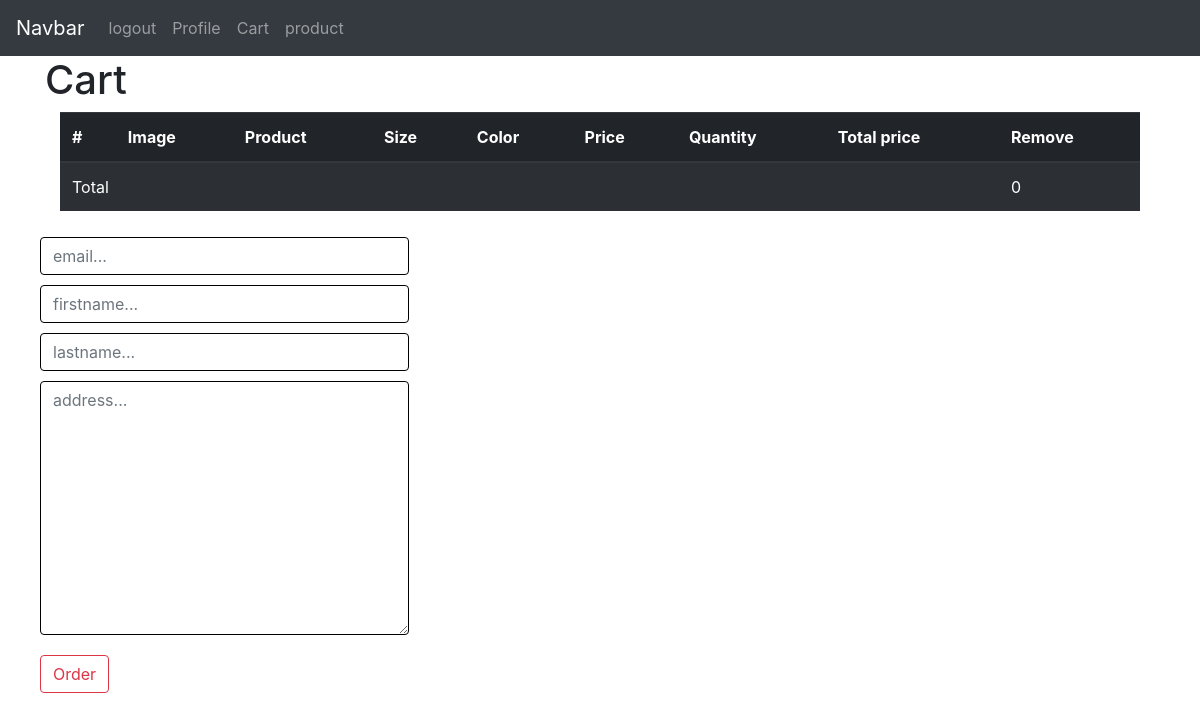
The app's page /cart/ (signed in), older data.
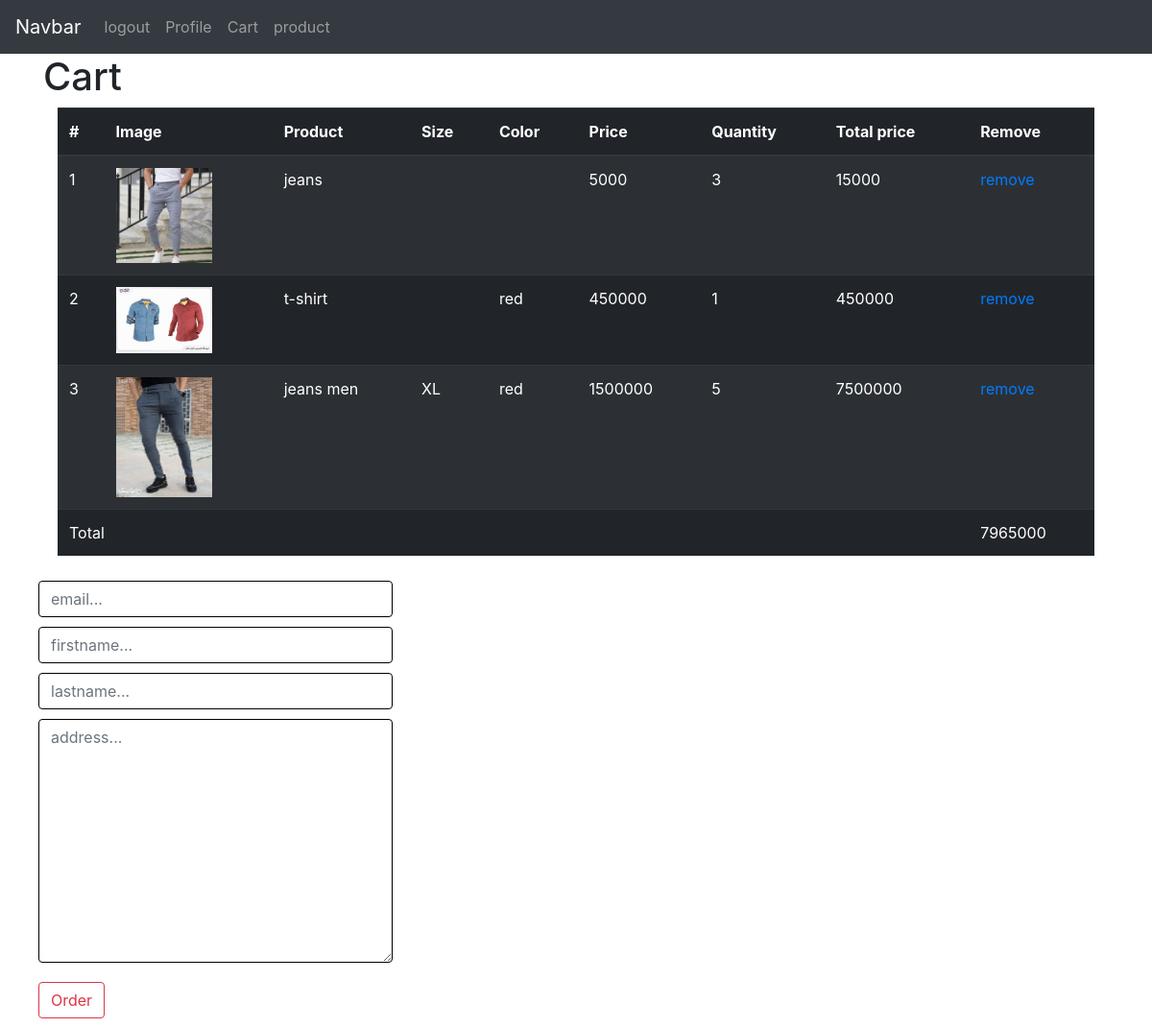
The same page, newer data.
### cart/models.py (models this page shows, shortened)
class Cart(models.Model):
    user = models.ForeignKey(User, on_delete=models.CASCADE)
    product = models.ForeignKey(Product, on_delete=models.CASCADE)
    variant = models.ForeignKey(Variant, on_delete=models.CASCADE, null=True, blank=True)
    quantity = models.PositiveIntegerField()

### home/models.py (models this page shows, shortened)
class Product(models.Model):
    VARIANT = (
        ('None', 'none'),
        ('Size', 'size'),
        ('Color', 'color'),
    )
    category = models.ManyToManyField(Category, blank=True)
    name = models.CharField(max_length=200)
    amount = models.PositiveIntegerField()
    unit_price = models.PositiveIntegerField()
    discount = models.PositiveIntegerField(blank=True, null=True)
    total_price = models.PositiveIntegerField()
    information = models.TextField(blank=True, null=True)
    create = models.DateTimeField(auto_now_add=True)
    update = models.DateTimeField(auto_now=True)
    available = models.BooleanField(default=True, null=True, blank=True)
    status = models.CharField(max_length=10, null=True, blank=True, choices=VARIANT)
    image = models.FileField(upload_to='product/%Y/%m/&d')
    tags = TaggableManager(blank=True)
    like = models.ManyToManyField(User, blank=True, related_name='product_like')
    total_like = models.PositiveIntegerField(default=0)
    unlike = models.ManyToManyField(User, blank=True, related_name='product_unlike')
    total_unlike = models.PositiveIntegerField(default=0)
    @property
    def total_price(self):
        if not self.discount:
            return self.unit_price
        elif self.discount:
            total = (self.discount * self.unit_price) / 100
            return int(self.unit_price - total)
        return self.total_price
    def total_like(self):
        return self.like.count()
    def total_unlike(self):
        return self.unlike.count()

class Variant(models.Model):
    name = models.CharField(max_length=200)
    product_variant = models.ForeignKey(Product, on_delete=models.CASCADE, null=True, blank=True)
    size_variant = models.ForeignKey(Size, on_delete=models.CASCADE, null=True, blank=True)
    color_variant = models.ForeignKey(Color, on_delete=models.CASCADE, null=True, blank=True)
    amount = models.PositiveIntegerField()
    unit_price = models.PositiveIntegerField()
    discount = models.PositiveIntegerField(blank=True, null=True)
    total_price = models.PositiveIntegerField()
    @property
    def total_price(self):
        if not self.discount:
            return self.unit_price
        elif self.discount:
            total = (self.discount * self.unit_price) / 100
            return int(self.unit_price - total)
        return self.total_price

class Color(models.Model):
    name = models.CharField(max_length=100)

class Size(models.Model):
    name = models.CharField(max_length=100)

### cart/views.py (the view)
# urls.py: path('', views.detail, name='detail_cart'),
def detail(request):
    cart = Cart.objects.filter(user_id=request.user.id)
    order_form = OrderForm()
    total = 0
    for p in cart:
        if p.product.status != 'None':
            total += p.variant.total_price * p.quantity
        else:
            total += p.product.total_price * p.quantity
    return render(request, 'cart/detail.html', {'cart': cart, 'total': total, 'order_form': order_form})

### order/forms.py
class OrderForm(forms.ModelForm):
    class Meta:
        model = Order
        fields = ['email', 'first_name', 'last_name', 'address']

### accounts/authrnticate.py (called while the page is built)
    def get_user(self, user_id):
        try:
            return User.objects.get(pk=user_id)
        except User.DoesBNotExist:
            return None

### cart/templates/cart/detail.html (shortened to what this page needs)
{% extends 'base.html' %}
{% block  content %}
<h1>Cart</h1>
<div class="container">
    <table class="table table-striped table-dark">
        <thead>
        <tr>
            <th scope="col">#</th>
            <th scope="col">Image</th>
            <th scope="col">Product</th>
            <th scope="col">Size</th>
            <th scope="col">Color</th>
            <th scope="col">Price</th>
            <th scope="col">Quantity</th>
            <th scope="col">Total price</th>
            <th scope="col">Remove</th>
        </tr>
        </thead>
        <tbod>
            {% for c in cart %}
            <tr>
                <td>{{forloop.counter}}</td>
                <td><img src="{{c.product.image.url}}" alt="" width="100"></td>
                <td>{{c.product.name}}</td>
                <td>{{c.variant.size_variant.name}}</td>
                <td>{{c.variant.color_variant.name}}</td>
                <td>
                    {% if c.product.status != 'None' %}
                    {{c.variant.total_price}}
                    {% else %}
                    {{c.product.total_price}}
                    {% endif %}
                </td>
                <td>{{c.quantity}}</td>
                <td>
                    {% if c.product.status != 'None' %}
                    {% widthratio c.variant.total_price 1 c.quantity %}
                    {% else %}
                    {% widthratio c.product.total_price 1 c.quantity %}
                    {% endif %}
                </td>
                <td><a href="{% url 'cart:remove_cart' c.id %}" style="text-decoration: ">remove</a></td>
            </tr>
            {% endfor %}
            <tr>
                <td colspan="8">Total</td>
                <td>{{total}}</td>
            </tr>
        </tbod>
    </table>
</div>
<div class="row">
    <form action="{% url 'order:create_order' %}" method="post">
        <input type="email" name="email" class="form-control" style="border-color: black; margin: 10px"
               placeholder="email...">
        <input type="text" name="first_name" class="form-control" style="border-color: black; margin: 10px"
               placeholder="firstname...">
        <input type="text" name="last_name" class="form-control" style="border-color: black; margin: 10px"
               placeholder="lastname...">
        <textarea name="" id="address" cols="30" rows="10" class="form-control"
                  style="border-color: black; margin: 10px" placeholder="address..."></textarea>
        <button type="submit" class="btn btn-outline-danger" style=" margin: 10px">Order</button>
    </form>
</div>
{% endblock %}

### templates/base.html (shortened to what this page needs)
{% load static %}
<!DOCTYPE html>
<html lang="en">
<head>
    <link rel="stylesheet" href="{% static 'pro/bootstrap.min.css' %}">
</head>
<body>
{% include 'navbar.html' %}
<div class="container">
    {% block content %}
    {% endblock %}
</div>
</body>
</html>

### templates/navbar.html (shortened to what this page needs)
<nav class="navbar navbar-expand-lg navbar-dark bg-dark">
    <a href="" class="navbar-brand">Navbar</a>
    <div class="collapse navbar-collapse" id="navbarNav">
        <ul class="navbar-nav">
            {% if request.user.is_authenticated %}
            <li class="nav-item ">
                <a class="nav-link" href="{% url 'accounts:user_logout' %}">logout</a>
            </li>
            <li class="nav-item ">
                <a class="nav-link" href="{% url 'accounts:user_profile' %}">Profile</a>
            </li>
            <li class="nav-item ">
                <a class="nav-link" href="{% url 'cart:detail_cart' %}">Cart</a>
            </li>
            {% endif %}
            <li class="nav-item ">
                <a class="nav-link" href="{% url 'home:all_product' %}">product</a>
            </li>
        </ul>
    </div>
</nav>

Row changes from the older to the newer data that the page shows:
added Cart: product.image (picture), product.name "jeans", product.total_price "5000", quantity "3", product+quantity "15000"
added Cart: product.image (picture), product.name "t-shirt", variant.color_variant.name "red", variant.total_price "450000", quantity "1", variant+quantity "450000"
added Cart: product.image (picture), product.name "jeans men", variant.size_variant.name "XL", variant.color_variant.name "red", variant.total_price "1500000", quantity "5", variant+quantity "7500000"
Text that changed along with them:
{{ total }}: "0" → "7965000"
